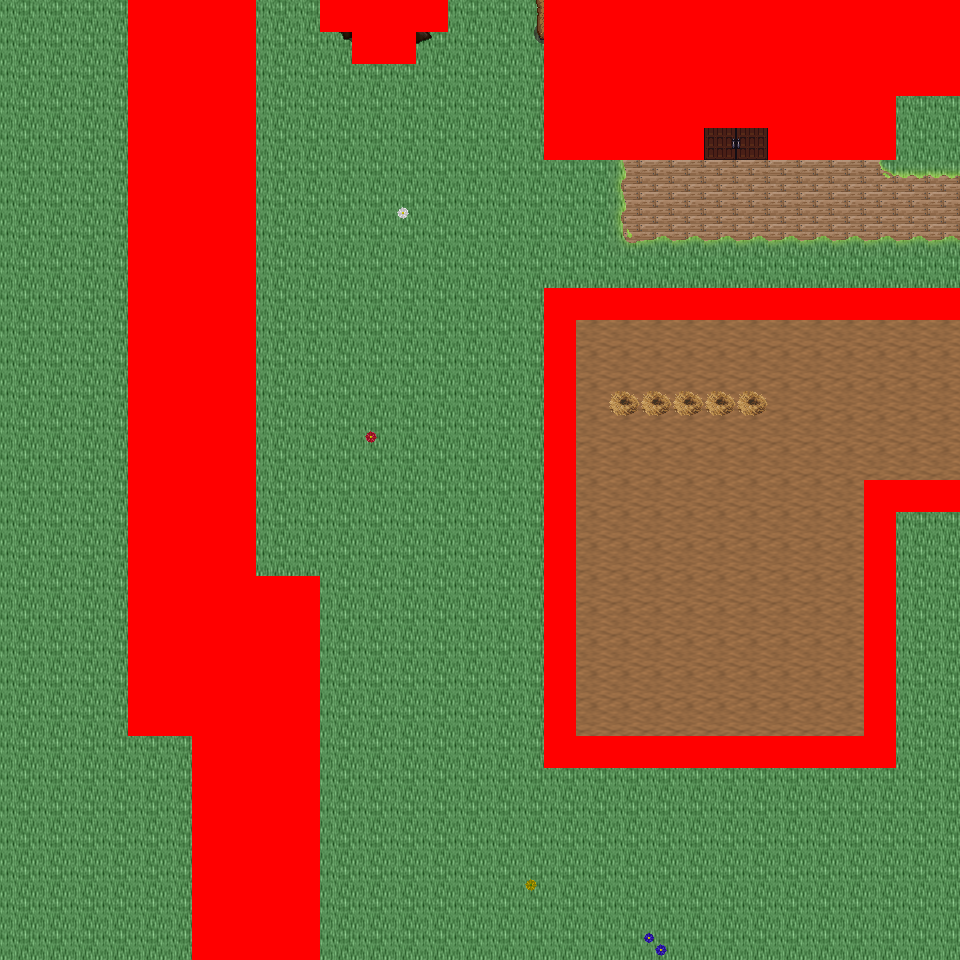

Tiled map render using the project's own tile images. Description and the map definition, with tile-layer contents summarised, below:
An orthogonal 30x30 tile map with 32x32 px tiles, 6 tile layers (Ground, Object, Object2, Above, ...), 46 tilesets and 9 objects (9x mapExit).

<map version="1.0" orientation="orthogonal" renderorder="right-down" width="30" height="30" tilewidth="32" tileheight="32" nextobjectid="10">
  <tileset firstgid="1" name="tileset_logic_collision" tilewidth="32" tileheight="32" tilecount="1" columns="1">
    <image source="../drawable/tileset_logic_collision.png" width="32" height="32" />
  </tileset>
  <tileset firstgid="2" name="tileset_ground_ground" tilewidth="32" tileheight="32" tilecount="33" columns="3">
    <image source="../drawable/tileset_ground_ground.png" width="96" height="352" />
  </tileset>
  <tileset firstgid="35" name="tileset_building_castle" tilewidth="32" tileheight="32" tilecount="320" columns="20">
    <image source="../drawable/tileset_building_castle.png" width="640" height="512" />
  </tileset>
  <tileset firstgid="355" name="tileset_item_weapon_cannon" tilewidth="32" tileheight="32" tilecount="12" columns="3">
    <image source="../drawable/tileset_item_weapon_cannon.png" width="96" height="128" />
  </tileset>
  <tileset firstgid="367" name="tileset_item_pot_barrels_1" tilewidth="32" tileheight="32" tilecount="8" columns="4">
    <image source="../drawable/tileset_item_pot_barrels_1.png" width="128" height="64" />
  </tileset>
  <tileset firstgid="375" name="tileset_plant_tree_tree_darkgreen" tilewidth="32" tileheight="32" tilecount="88" columns="8">
    <image source="../drawable/tileset_plant_tree_tree_darkgreen.png" width="256" height="352" />
  </tileset>
  <tileset firstgid="463" name="tileset_building_decoration_chimney_big" tilewidth="32" tileheight="32" tilecount="2" columns="1">
    <image source="../drawable/tileset_building_decoration_chimney_big.png" width="32" height="64" />
  </tileset>
  <tileset firstgid="465" name="tileset_building_door_door" tilewidth="32" tileheight="32" tilecount="6" columns="3">
    <image source="../drawable/tileset_building_door_door.png" width="96" height="64" />
  </tileset>
  <tileset firstgid="471" name="tileset_building_door_closed" tilewidth="32" tileheight="32" tilecount="1" columns="1">
    <image source="../drawable/tileset_building_door_closed.png" width="32" height="32" />
  </tileset>
  <tileset firstgid="472" name="tileset_building_window_window_centered" tilewidth="32" tileheight="32" tilecount="1" columns="1">
    <image source="../drawable/tileset_building_window_window_centered.png" width="32" height="32" />
  </tileset>
  <tileset firstgid="473" name="tileset_plant_bush_bushes" tilewidth="32" tileheight="32" tilecount="10" columns="5">
    <image source="../drawable/tileset_plant_bush_bushes.png" width="160" height="64" />
  </tileset>
  <tileset firstgid="483" name="tileset_furniture_sink_pale_brown_stone" tilewidth="32" tileheight="32" tilecount="4" columns="2">
    <image source="../drawable/tileset_furniture_sink_pale_brown_stone.png" width="64" height="64" />
  </tileset>
  <tileset firstgid="487" name="tileset_logic_item_sheepfood" tilewidth="32" tileheight="32" tilecount="1" columns="1">
    <image source="../drawable/tileset_logic_item_sheepfood.png" width="32" height="32" />
  </tileset>
  <tileset firstgid="488" name="tileset_logic_creature_sheep" tilewidth="32" tileheight="32" tilecount="1" columns="1">
    <image source="../drawable/tileset_logic_creature_sheep.png" width="32" height="32" />
  </tileset>
  <tileset firstgid="489" name="tileset_ground_grass_edges" tilewidth="32" tileheight="32" tilecount="36" columns="12">
    <image source="../drawable/tileset_ground_grass_edges.png" width="384" height="96" />
  </tileset>
  <tileset firstgid="525" name="tileset_ground_grass_corners" tilewidth="32" tileheight="32" tilecount="24" columns="6">
    <image source="../drawable/tileset_ground_grass_corners.png" width="192" height="128" />
  </tileset>
  <tileset firstgid="549" name="tileset_building_decoration_chimney" tilewidth="32" tileheight="32" tilecount="2" columns="1">
    <image source="../drawable/tileset_building_decoration_chimney.png" width="32" height="64" />
  </tileset>
  <tileset firstgid="551" name="tileset_plant_tree_taller_trees" tilewidth="32" tileheight="32" tilecount="32" columns="8">
    <image source="../drawable/tileset_plant_tree_taller_trees.png" width="256" height="128" />
  </tileset>
  <tileset firstgid="583" name="tileset_plant_vine" tilewidth="32" tileheight="32" tilecount="3" columns="1">
    <image source="../drawable/tileset_plant_vine.png" width="32" height="96" />
  </tileset>
  <tileset firstgid="586" name="tileset_logic_item_fruits" tilewidth="32" tileheight="32" tilecount="16" columns="8">
    <image source="../drawable/tileset_logic_item_fruits.png" width="256" height="64" />
  </tileset>
  <tileset firstgid="602" name="tileset_logic_item_vegetable" tilewidth="32" tileheight="32" tilecount="16" columns="8">
    <image source="../drawable/tileset_logic_item_vegetable.png" width="256" height="64" />
  </tileset>
  <tileset firstgid="618" name="tileset_building_fence_fence_chunky" tilewidth="32" tileheight="32" tilecount="21" columns="3">
    <image source="../drawable/tileset_building_fence_fence_chunky.png" width="96" height="224" />
  </tileset>
  <tileset firstgid="639" name="tileset_furniture_light_lamp_blue" tilewidth="32" tileheight="32" tilecount="3" columns="1">
    <image source="../drawable/tileset_furniture_light_lamp_blue.png" width="32" height="96" />
  </tileset>
  <tileset firstgid="642" name="tileset_light_dim_light_7x5" tilewidth="32" tileheight="32" tilecount="35" columns="7">
    <image source="../drawable/tileset_light_dim_light_7x5.png" width="224" height="160" />
  </tileset>
  <tileset firstgid="677" name="tileset_logic_protection" tilewidth="32" tileheight="32" tilecount="2" columns="2">
    <image source="../drawable/tileset_logic_protection.png" width="64" height="32" />
  </tileset>
  <tileset firstgid="679" name="tileset_logic_item_resources" tilewidth="32" tileheight="32" tilecount="6" columns="6">
    <image source="../drawable/tileset_logic_item_resources.png" width="192" height="32" />
  </tileset>
  <tileset firstgid="685" name="tileset_logic_item_mushroom" tilewidth="32" tileheight="32" tilecount="6" columns="6">
    <image source="../drawable/tileset_logic_item_mushroom.png" width="192" height="32" />
  </tileset>
  <tileset firstgid="691" name="tileset_plant_flower_daisy_blue" tilewidth="32" tileheight="32" tilecount="8" columns="2">
    <image source="../drawable/tileset_plant_flower_daisy_blue.png" width="64" height="128" />
  </tileset>
  <tileset firstgid="699" name="tileset_plant_flower_daisy_red" tilewidth="32" tileheight="32" tilecount="8" columns="2">
    <image source="../drawable/tileset_plant_flower_daisy_red.png" width="64" height="128" />
  </tileset>
  <tileset firstgid="707" name="tileset_plant_flower_daisy_white" tilewidth="32" tileheight="32" tilecount="8" columns="2">
    <image source="../drawable/tileset_plant_flower_daisy_white.png" width="64" height="128" />
  </tileset>
  <tileset firstgid="715" name="tileset_plant_flower_daisy_yellow" tilewidth="32" tileheight="32" tilecount="8" columns="2">
    <image source="../drawable/tileset_plant_flower_daisy_yellow.png" width="64" height="128" />
  </tileset>
  <tileset firstgid="723" name="tileset_logic_creature_animal" tilewidth="32" tileheight="32" tilecount="32" columns="8">
    <image source="../drawable/tileset_logic_creature_animal.png" width="256" height="128" />
  </tileset>
  <tileset firstgid="755" name="tileset_logic_creature_rodent" tilewidth="32" tileheight="32" tilecount="8" columns="8">
    <image source="../drawable/tileset_logic_creature_rodent.png" width="256" height="32" />
  </tileset>
  <tileset firstgid="763" name="tileset_item_hen_nest" tilewidth="32" tileheight="32" tilecount="1" columns="1">
    <image source="../drawable/tileset_item_hen_nest.png" width="32" height="32" />
  </tileset>
  <tileset firstgid="764" name="tileset_logic_item_dairy" tilewidth="32" tileheight="32" tilecount="1" columns="1">
    <image source="../drawable/tileset_logic_item_dairy.png" width="32" height="32" />
  </tileset>
  <tileset firstgid="765" name="tileset_plant_flower_red_blue_clusters" tilewidth="32" tileheight="32" tilecount="4" columns="1">
    <image source="../drawable/tileset_plant_flower_red_blue_clusters.png" width="32" height="128" />
  </tileset>
  <tileset firstgid="769" name="tileset_plant_flower_pointed_yellow" tilewidth="32" tileheight="32" tilecount="2" columns="2">
    <image source="../drawable/tileset_plant_flower_pointed_yellow.png" width="64" height="32" />
  </tileset>
  <tileset firstgid="771" name="tileset_building_decoration_banner" tilewidth="32" tileheight="32" tilecount="12" columns="1">
    <image source="../drawable/tileset_building_decoration_banner.png" width="32" height="384" />
  </tileset>
  <tileset firstgid="783" name="tileset_logic_creature_fowl" tilewidth="32" tileheight="32" tilecount="6" columns="6">
    <image source="../drawable/tileset_logic_creature_fowl.png" width="192" height="32" />
  </tileset>
  <tileset firstgid="789" name="tileset_logic_portal" tilewidth="32" tileheight="32" tilecount="24" columns="8">
    <image source="../drawable/tileset_logic_portal.png" width="256" height="96" />
  </tileset>
  <tileset firstgid="813" name="tileset_building_cottage" tilewidth="32" tileheight="32" tilecount="256" columns="16">
    <image source="../drawable/tileset_building_cottage.png" width="512" height="512" />
  </tileset>
  <tileset firstgid="1069" name="tileset_building_roof_thatched_roof" tilewidth="32" tileheight="32" tilecount="256" columns="16">
    <image source="../drawable/tileset_building_roof_thatched_roof.png" width="512" height="512" />
  </tileset>
  <tileset firstgid="1325" name="tileset_building_door_doors" tilewidth="32" tileheight="32" tilecount="256" columns="16">
    <image source="../drawable/tileset_building_door_doors.png" width="512" height="512" />
  </tileset>
  <tileset firstgid="1581" name="tileset_building_window_windows" tilewidth="32" tileheight="32" tilecount="256" columns="16">
    <image source="../drawable/tileset_building_window_windows.png" width="512" height="512" />
  </tileset>
  <tileset firstgid="1837" name="tileset_ground_ground_3" tilewidth="32" tileheight="32" tilecount="5" columns="5">
    <image source="../drawable/tileset_ground_ground_3.png" width="160" height="32" />
  </tileset>
  <tileset firstgid="1842" name="tileset_plant_bush_leafy" tilewidth="32" tileheight="32" tilecount="48" columns="8">
    <image source="../drawable/tileset_plant_bush_leafy.png" width="256" height="192" />
  </tileset>
  <layer name="Ground" width="30" height="30">
    <data>[900 cells, 900 non-empty, 11 distinct tile ids]</data>
  </layer>
  <layer name="Object" width="30" height="30">
    <data>[900 cells, 137 non-empty, 42 distinct tile ids]</data>
  </layer>
  <layer name="Object2" width="30" height="30">
    <data>[900 cells, 74 non-empty, 28 distinct tile ids]</data>
  </layer>
  <layer name="Above" width="30" height="30">
    <data>[900 cells, 26 non-empty, 10 distinct tile ids]</data>
  </layer>
  <layer name="Above2" width="30" height="30">
    <data>[900 cells, 0 non-empty, 0 distinct tile ids]</data>
  </layer>
  <layer name="Walkable" width="30" height="30">
    <data>[900 cells, 242 non-empty, 1 distinct tile ids]</data>
  </layer>
  <objectgroup name="MapEvents">
    <object id="1" name="north" type="mapExit" x="0" y="0" width="128" height="32">
      <properties>
        <property name="map" value="level_0_x1_y43" />
        <property name="x" value="0" />
        <property name="y" value="28" />
      </properties>
    </object>
    <object id="2" name="north2" type="mapExit" x="256" y="0" width="64" height="32">
      <properties>
        <property name="map" value="level_0_x1_y43" />
        <property name="x" value="8" />
        <property name="y" value="28" />
      </properties>
    </object>
    <object id="3" name="north3" type="mapExit" x="448" y="0" width="96" height="32">
      <properties>
        <property name="map" value="level_0_x1_y43" />
        <property name="x" value="14" />
        <property name="y" value="28" />
      </properties>
    </object>
    <object id="4" name="south" type="mapExit" x="0" y="928" width="192" height="32">
      <properties>
        <property name="map" value="level_0_x1_y45" />
        <property name="x" value="0" />
        <property name="y" value="1" />
      </properties>
    </object>
    <object id="5" name="south2" type="mapExit" x="320" y="928" width="640" height="32">
      <properties>
        <property name="map" value="level_0_x1_y45" />
        <property name="x" value="10" />
        <property name="y" value="1" />
      </properties>
    </object>
    <object id="6" name="west" type="mapExit" x="0" y="0" width="32" height="960">
      <properties>
        <property name="map" value="level_0_x0_y44" />
        <property name="x" value="28" />
        <property name="y" value="0" />
      </properties>
    </object>
    <object id="7" name="east" type="mapExit" x="928" y="96" width="32" height="192">
      <properties>
        <property name="map" value="level_0_x2_y44" />
        <property name="x" value="1" />
        <property name="y" value="3" />
      </properties>
    </object>
    <object id="8" name="east2" type="mapExit" x="928" y="320" width="32" height="160">
      <properties>
        <property name="map" value="level_0_x2_y44" />
        <property name="x" value="1" />
        <property name="y" value="10" />
      </properties>
    </object>
    <object id="9" name="east3" type="mapExit" x="928" y="512" width="32" height="448">
      <properties>
        <property name="map" value="level_0_x2_y44" />
        <property name="x" value="1" />
        <property name="y" value="16" />
      </properties>
    </object>
  </objectgroup>
</map>
